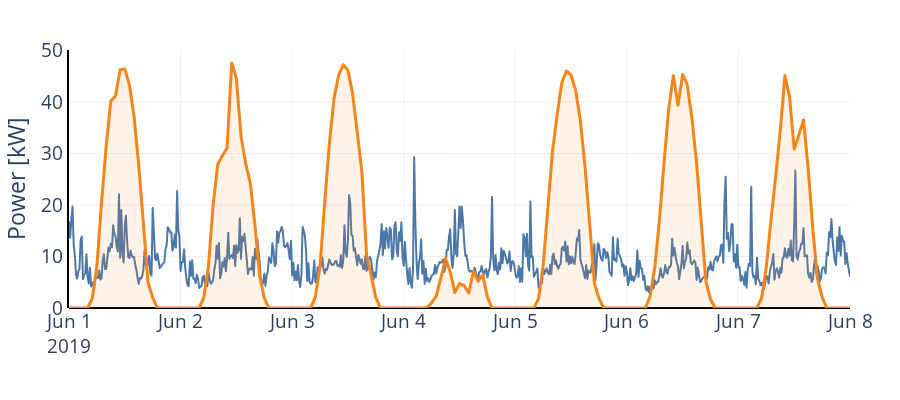

Write notebook code for a chart like this one.
### Code cell
graph = df.loc[start:end, :].copy()
graph.pv_1kw *= nb_houses * 3

fig = px.line(graph, y=["community_kW", "pv_1kw"])
fig.data[1].update(fill="tozeroy", line_width=3,
                   fillcolor="rgba(255, 127, 14, 0.1)")
fig.update_layout(
    layout,
    height=400,
    width=900,
    showlegend=False,
    xaxis_title="",
    yaxis_title="Power [kW]",
    yaxis_showline=True, yaxis_linewidth=2, yaxis_linecolor='black',
    xaxis_showline=False, xaxis_linewidth=2, xaxis_linecolor='black')
fig.show()

### Figure 1 — Plotly figure (JSON) as saved in the notebook; plotly's stock layout.template omitted (floating-point values rounded to 4 significant figures; data arrays with more than 128 entries replaced by an {"elided": "..."} marker saying what was removed)
{"data": [{"hovertemplate": "variable=community_kW<br>Index=%{x}<br>value=%{y}<extra></extra>", "legendgroup": "community_kW", "line": {"color": "#4C78A8", "dash": "solid"}, "marker": {"symbol": "circle"}, "mode": "lines", "name": "community_kW", "showlegend": true, "type": "scattergl", "x": {"elided": "673 str values"}, "xaxis": "x", "y": {"elided": "673 float values"}, "yaxis": "y"}, {"fill": "tozeroy", "fillcolor": "rgba(255, 127, 14, 0.1)", "hovertemplate": "variable=pv_1kw<br>Index=%{x}<br>value=%{y}<extra></extra>", "legendgroup": "pv_1kw", "line": {"color": "#F58518", "dash": "solid", "width": 3}, "marker": {"symbol": "circle"}, "mode": "lines", "name": "pv_1kw", "showlegend": true, "type": "scattergl", "x": {"elided": "673 str values"}, "xaxis": "x", "y": {"elided": "673 float values"}, "yaxis": "y"}], "layout": {"font": {"size": 19}, "height": 400, "legend": {"title": {"text": "variable"}, "tracegroupgap": 0}, "margin": {"b": 10, "l": 20, "r": 50, "t": 50}, "showlegend": false, "width": 900, "xaxis": {"anchor": "y", "autorange": true, "domain": [0, 1], "linecolor": "black", "linewidth": 2, "range": ["2019-06-01", "2019-06-08"], "showline": false, "title": {"text": ""}, "type": "date", "zerolinecolor": "black", "zerolinewidth": 2}, "yaxis": {"anchor": "x", "autorange": true, "domain": [0, 1], "linecolor": "black", "linewidth": 2, "range": [0, 50.1], "showline": true, "title": {"text": "Power [kW]"}, "type": "linear", "zerolinecolor": "black", "zerolinewidth": 2}}}
